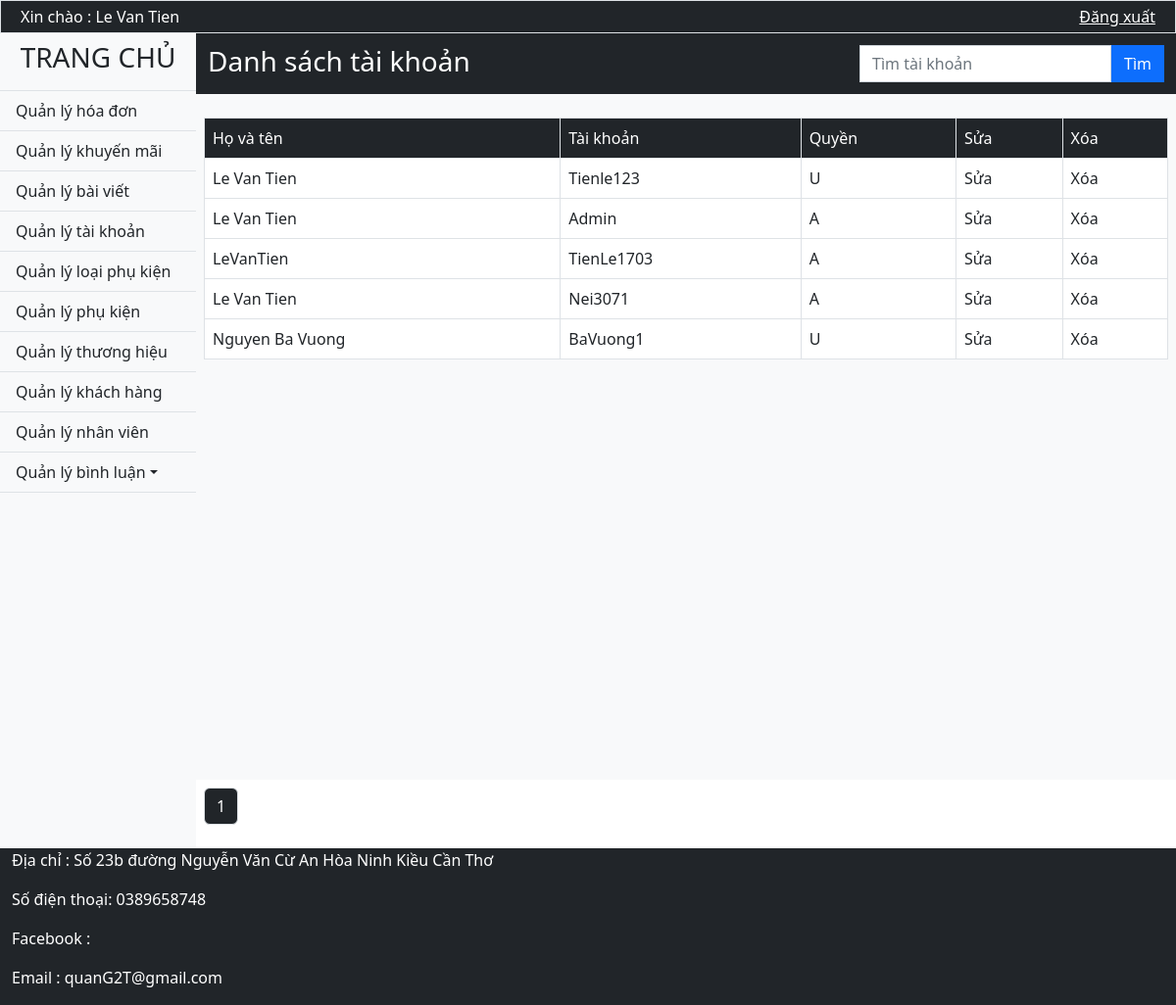
/Accout/ (signed in), run on the app's committed database.
### tables this page shows
CREATE TABLE `taikhoan` (
  `MaTaiKhoan` int(11) NOT NULL,
  `TaiKhoan` varchar(15) NOT NULL,
  `MatKhau` varchar(60) NOT NULL,
  `Quyen` char(15) NOT NULL,
  `Hoten` varchar(25) NOT NULL,
  `TrangThai` char(1) NOT NULL
);

### Mvc/Core/Controller.php (called while the page is built, shortened)
<?php
    class Controller{
        public function Model($model){
            return new $model;
        }
        public function View($view, $data=[]){
            require_once "./Mvc/Views/".$view.".php";
        }
}
?>

### Mvc/Controllers/Accout.php (called while the page is built, shortened)
<?php
	class Accout extends Controller
	{
		function Show(){
			$this->List_Accout(0);
		}
		function List_Accout($page){
			$acc = $this->Model("Model_Account");
			$sl = mysqli_num_rows($acc->LayDuLieu("Hoten,TaiKhoan,Quyen","WHERE TrangThai = 'A'"));
			$this->View('Admin',["Page"=>"View_Accout","DS_TaiKhoan"=>$acc->LayDuLieu("Hoten,TaiKhoan,Quyen"," WHERE TrangThai = 'A' ORDER BY MaTaiKhoan ASC LIMIT $page,10"),"SL"=>$sl]);
		}
	}
?>

### Mvc/Core/App.php (called while the page is built, shortened)
<?php
	class App{
		protected $action = "Show";
		function  __construct(){
			$arr = $this->UrlProcess();
			if(file_exists("./Mvc/Controllers/".$arr[0].".php")){
				$this->controller = $arr[0];
				unset($arr[0]);
			}
			$this->params = $arr?array_values($arr):[];
			call_user_func_array([new $this->controller, $this->action], $this->params);
		}
		function UrlProcess(){
			if(isset($_GET['url'])){
				return explode("/", filter_var(trim($_GET['url'], "/")));
			}
		}
	}
?>

### index.php (called while the page is built, shortened)
<?php
	$App = new App();
?>

### Mvc/Core/Database.php (called while the page is built, shortened)
<?php
    class Database{
        protected $server = "localhost";
        protected $user = "root";
        protected $pass = "";
        function __construct(){
            $this->con = mysqli_connect($this->server, $this->user, $this->pass);
        }
    }
?>

### Mvc/Models/Model_Account.php (called while the page is built, shortened)
<?php
	class Model_Account extends Database{
		function LayDuLieu($select,$where){
			$sql = "SELECT $select FROM taikhoan $where;" ;
			return mysqli_query($this->con, $sql);
		}
	}
?>

### Mvc/Views/Pages/View_Accout.php (the view)
<div class="p-1 bg-dark d-flex ">
	<h3 class="text-white pt-2 mx-2">Danh sách tài khoản</h3>
	<form class="d-flex p-2 ms-auto" action="http://localhost/<?php echo link;?>/Accout/Search_Accout/" method="post">
        <input class="form-control rounded-0" type="text" placeholder="Tìm tài khoản" name="search-acc" required>
        <button class="btn btn-primary rounded-0" type="button " name="bt-search-acc">Tìm</button>
     </form>
</div>
<div class="content p-2 bg-light">
    <table class="table table-hover table-bordered mt-3 bg-white ">
    	<thead>
    	<tr class="bg-dark text-white">
    		<td>Họ và tên</td>
    		<td>Tài khoản</td>
    		<td>Quyền</td>
    		<td>Sửa</td>
    		<td>Xóa</td>
    	</tr>
    	</thead>
    	<tbody>
    	<?php
	    	while ($row = mysqli_fetch_row($data["DS_TaiKhoan"])) {
	    ?>
    	<tr>
    		<td><?php echo $row[0] ?></td>
    		<td><?php echo $row[1] ?></td>
    		<td><?php echo $row[2] ?></td>
    		<td><a class="nav-link" href="http://localhost/<?php echo link;?>/Accout/Update_Accout/<?php echo $row[1] ?>">Sửa</a></td>
    		<td><a class="nav-link" href="http://localhost/<?php echo link;?>/Accout/Delete_Accout/<?php echo $row[1] ?>">Xóa</a></td>
    	</tr>
    	<?php
	    	}
	    ?>
	    </tbody>
    </table>
</div>
<div class="bg-white p-2">
	<ul class="pagination ">
		<?php
	    	$t = $data["SL"];
	    	$a = 1;
	    	for ($i = 0; $i < $t; $i=$i+10) {
	    ?>
    <li class="page-item">
    	<a class="page-link bg-dark text-white" href="http://localhost/<?php echo link;?>/Accout/List_Accout/<?php echo $i;?>"><?php echo $a; ?></a>
    </li>
    	<?php
	    		$a++;
	    	}
	    ?>
  </ul>
</div>

### Public/css/Admin.css (style rules this page uses)
* { margin: 0; padding: 0; box-sizing: border-box; }
body { background-size: cover; background-repeat: no-repeat; background-attachment: fixed; background-position: center; z-index: 0.5; }
.content { min-height: 700px; background-size: cover; background-repeat: no-repeat; background-attachment: fixed; background-position: center; }

### data on the page
taikhoan: Hoten "Le Van Tien", TaiKhoan "Tienle123", Quyen "U"
taikhoan: Hoten "Le Van Tien", TaiKhoan "Admin", Quyen "A"
taikhoan: Hoten "LeVanTien", TaiKhoan "TienLe1703", Quyen "A"
taikhoan: Hoten "Le Van Tien", TaiKhoan "Nei3071", Quyen "A"
taikhoan: Hoten "Nguyen Ba Vuong", TaiKhoan "BaVuong1", Quyen "U"

### other printed values
$_SESSION['admin'][1] "Le Van Tien"
